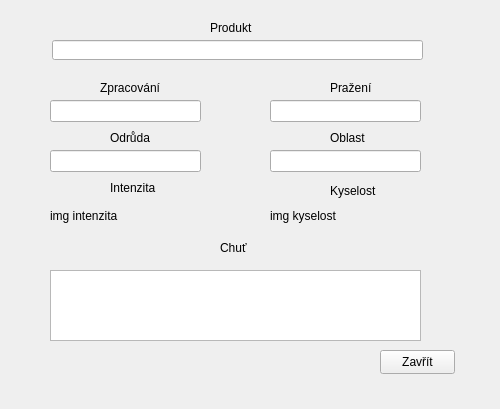
<?xml version="1.0" encoding="UTF-8"?>
<ui version="4.0">
 <class>product_extract</class>
 <widget class="QWidget" name="product_extract">
  <property name="geometry">
   <rect>
    <x>0</x>
    <y>0</y>
    <width>500</width>
    <height>409</height>
   </rect>
  </property>
  <property name="cursor">
   <cursorShape>ArrowCursor</cursorShape>
  </property>
  <property name="windowTitle">
   <string>Form</string>
  </property>
  <property name="autoFillBackground">
   <bool>false</bool>
  </property>
  <widget class="QPushButton" name="close">
   <property name="geometry">
    <rect>
     <x>380</x>
     <y>350</y>
     <width>75</width>
     <height>24</height>
    </rect>
   </property>
   <property name="text">
    <string>Zavřít</string>
   </property>
  </widget>
  <widget class="QLineEdit" name="lineEdit_proc">
   <property name="geometry">
    <rect>
     <x>50</x>
     <y>100</y>
     <width>151</width>
     <height>22</height>
    </rect>
   </property>
   <property name="readOnly">
    <bool>true</bool>
   </property>
  </widget>
  <widget class="QTextEdit" name="textEdit">
   <property name="geometry">
    <rect>
     <x>50</x>
     <y>270</y>
     <width>371</width>
     <height>71</height>
    </rect>
   </property>
   <property name="readOnly">
    <bool>true</bool>
   </property>
  </widget>
  <widget class="QLabel" name="label">
   <property name="geometry">
    <rect>
     <x>50</x>
     <y>200</y>
     <width>151</width>
     <height>31</height>
    </rect>
   </property>
   <property name="text">
    <string>img intenzita</string>
   </property>
  </widget>
  <widget class="QLineEdit" name="lineEdit_var">
   <property name="geometry">
    <rect>
     <x>50</x>
     <y>150</y>
     <width>151</width>
     <height>22</height>
    </rect>
   </property>
   <property name="readOnly">
    <bool>true</bool>
   </property>
  </widget>
  <widget class="QLineEdit" name="lineEdit_place">
   <property name="geometry">
    <rect>
     <x>270</x>
     <y>150</y>
     <width>151</width>
     <height>22</height>
    </rect>
   </property>
   <property name="readOnly">
    <bool>true</bool>
   </property>
  </widget>
  <widget class="QLineEdit" name="lineEdit_roast">
   <property name="geometry">
    <rect>
     <x>270</x>
     <y>100</y>
     <width>151</width>
     <height>22</height>
    </rect>
   </property>
   <property name="echoMode">
    <enum>QLineEdit::Normal</enum>
   </property>
   <property name="readOnly">
    <bool>true</bool>
   </property>
  </widget>
  <widget class="QLabel" name="label_3">
   <property name="geometry">
    <rect>
     <x>270</x>
     <y>200</y>
     <width>151</width>
     <height>31</height>
    </rect>
   </property>
   <property name="text">
    <string>img kyselost</string>
   </property>
  </widget>
  <widget class="QLabel" name="label_2">
   <property name="geometry">
    <rect>
     <x>100</x>
     <y>80</y>
     <width>71</width>
     <height>16</height>
    </rect>
   </property>
   <property name="text">
    <string>Zpracování</string>
   </property>
  </widget>
  <widget class="QLabel" name="label_4">
   <property name="geometry">
    <rect>
     <x>330</x>
     <y>80</y>
     <width>51</width>
     <height>16</height>
    </rect>
   </property>
   <property name="text">
    <string>Pražení</string>
   </property>
  </widget>
  <widget class="QLabel" name="label_5">
   <property name="geometry">
    <rect>
     <x>110</x>
     <y>130</y>
     <width>55</width>
     <height>16</height>
    </rect>
   </property>
   <property name="text">
    <string>Odrůda</string>
   </property>
  </widget>
  <widget class="QLabel" name="label_6">
   <property name="geometry">
    <rect>
     <x>330</x>
     <y>130</y>
     <width>41</width>
     <height>16</height>
    </rect>
   </property>
   <property name="text">
    <string>Oblast</string>
   </property>
  </widget>
  <widget class="QLabel" name="label_7">
   <property name="geometry">
    <rect>
     <x>110</x>
     <y>180</y>
     <width>51</width>
     <height>16</height>
    </rect>
   </property>
   <property name="text">
    <string>Intenzita</string>
   </property>
  </widget>
  <widget class="QLabel" name="label_8">
   <property name="geometry">
    <rect>
     <x>330</x>
     <y>180</y>
     <width>51</width>
     <height>21</height>
    </rect>
   </property>
   <property name="text">
    <string>Kyselost</string>
   </property>
  </widget>
  <widget class="QLabel" name="label_9">
   <property name="geometry">
    <rect>
     <x>220</x>
     <y>240</y>
     <width>55</width>
     <height>16</height>
    </rect>
   </property>
   <property name="text">
    <string>Chuť</string>
   </property>
  </widget>
  <widget class="QLabel" name="label_10">
   <property name="geometry">
    <rect>
     <x>210</x>
     <y>20</y>
     <width>55</width>
     <height>16</height>
    </rect>
   </property>
   <property name="text">
    <string>Produkt</string>
   </property>
  </widget>
  <widget class="QLineEdit" name="lineEdit_product">
   <property name="geometry">
    <rect>
     <x>52</x>
     <y>40</y>
     <width>371</width>
     <height>20</height>
    </rect>
   </property>
   <property name="readOnly">
    <bool>true</bool>
   </property>
  </widget>
 </widget>
 <resources/>
 <connections/>
</ui>
